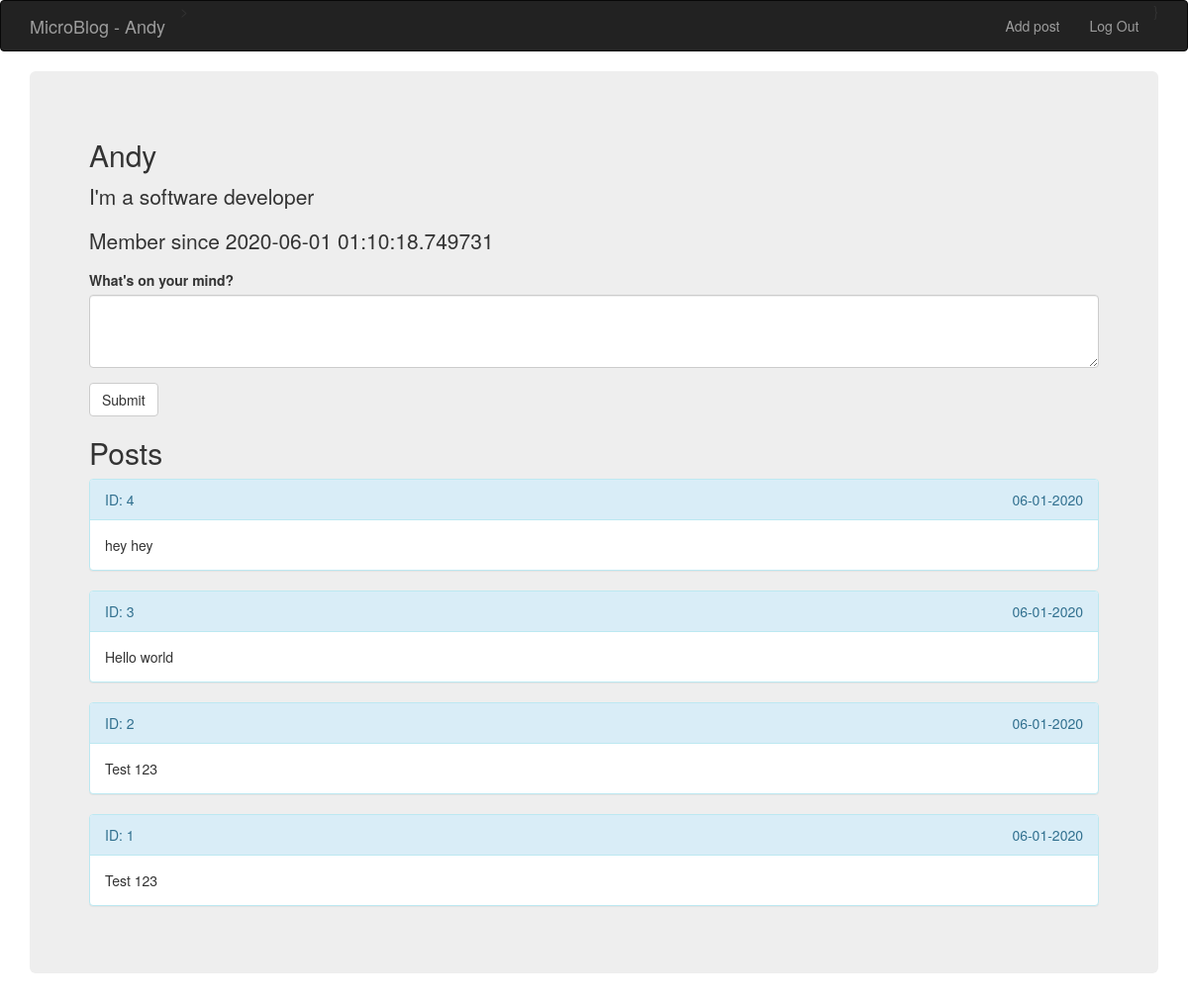
Screenshot of /user/Andy (signed in) with the database file from the repository.
### app/models/User.py (models this page shows, shortened)
class User(UserMixin, db.Model):
    __tablename__ = 'users'
    id = db.Column(db.Integer, primary_key=True)
    user_name = db.Column(db.String(32), index=True, unique=True)
    about_me = db.Column(db.Text())
    member_since = db.Column(db.DateTime(), default=datetime.utcnow)
    email = db.Column(db.String(120), index=True, unique=True)
    password_hash = db.Column(db.String(128))
    confirmed = db.Column(db.Boolean, default=False)
    posts = db.relationship('Post', backref='author', lazy='dynamic')

### app/models/Post.py (models this page shows, shortened)
class Post(db.Model):
    __tablename__ = 'posts'
    id = db.Column(db.Integer, primary_key=True)
    body = db.Column(db.String(140))
    timestamp = db.Column(db.DateTime, index=True, default=datetime.utcnow)
    user_id = db.Column(db.Integer, db.ForeignKey(User.id))

### app/routes/main.py (the view)
@main.route('/user/<username>', methods=['GET', 'POST'])
@login_required
def user(username):
    user = User.query.filter_by(user_name=username).first_or_404()
    form = PostForm()
    if form.validate_on_submit():
        post = Post(body=form.body.data, author=current_user._get_current_object())
        db.session.add(post)
        db.session.commit()
        flash(alerts['post_success'])
        return redirect(url_for('main.user', username=user.user_name))
    posts = Post.query.filter_by(user_id=user.id).order_by(Post.timestamp.desc()).all()
    return render_template('profile.html', user=user, form=form, posts=posts, profile_page=True)

### app/microblog/forms.py
class PostForm(FlaskForm):
    body = TextAreaField("What's on your mind?", render_kw={"rows": 3}, validators=[DataRequired()])
    submit = SubmitField('Submit')

### app/models/User.py (called while the page is built)
@login_manager.user_loader
def load_user(id):
    return User.query.get(int(id))

### app/routes/auth.py (called while the page is built)
@auth.before_app_request
def before_request():
    if current_user.is_authenticated \
            and not current_user.confirmed \
            and request.blueprint != 'auth' \
            and request.endpoint != 'static':
        return redirect(url_for('auth.unconfirmed'))

### app/utils/filters.py (called while the page is built)
@filters.app_template_filter()
def pretty_date(value):
    return value.strftime("%m-%d-%Y")

### app/templates/profile.html (shortened to what this page needs)
{% extends "base.html" %}
{% import "bootstrap/wtf.html" as wtf %}
{% block page_content %}
    <div class="jumbotron">
        <h2>{{ user.user_name }}</h2>
        <p>{{ user.about_me }}</p>
        <p>Member since {{ user.member_since }}</p>
        {{ wtf.quick_form(form) }}
        <h2>Posts</h2>
        {% for post in posts %}
            {% include 'widgets/post.html' %}
        {% endfor %}
    </div>
{% endblock %}

### app/templates/base.html (shortened to what this page needs)
{% extends "bootstrap/base.html" %}
{% block head %}
{{ super() }}
{% endblock %}
{% block navbar %}
<div class="navbar navbar-inverse" role="navigation">
    <div class="container">
        <div class="navbar-header">
            <a class="navbar-brand" href="{{ url_for('main.index') }}">MicroBlog - {{ current_user.user_name }}</a>
        </div>
        <div class="navbar-collapse collapse">
            <ul class="nav navbar-nav navbar-right">
                {% if current_user.is_authenticated %}
                    <li><a href="{{ url_for('main.user', username=current_user.user_name) }}">Add post</a></li>
                    <li><a href="{{ url_for('auth.logout') }}">Log Out</a></li>
                {% else %}
                    <li><a href="{{ url_for('auth.login') }}">login</a></li>
                {% endif %}}
            </ul>>
        </div>
    </div>
</div>
{% endblock %}
{% block content %}
<div class="container">
    {% block page_content %}{% endblock %}
</div>
{% endblock %}

### app/templates/widgets/post.html
<div class="panel panel-info">
    {% if profile_page %}
        <div class="panel-heading">ID: {{ post.id }} <span class="pull-right">{{ post.timestamp | pretty_date }}</span></div>
    {% else %}
        <div class="panel-heading">{{ post.author.user_name }}<span class="pull-right">Date: {{ post.timestamp | pretty_date }}</span></div>
    {% endif %}
    <div class="panel-body">
        {{ post.body }}
    </div>
</div>

### rows the page displays
User: user_name "Andy", about_me "I'm a software developer", member_since "2020-06-01 01:10:18.749731"
Post: id "4", timestamp|pretty_date "06-01-2020", body "hey hey"
Post: id "3", timestamp|pretty_date "06-01-2020", body "Hello world"
Post: id "2", timestamp|pretty_date "06-01-2020", body "Test 123"
Post: id "1", timestamp|pretty_date "06-01-2020", body "Test 123"
